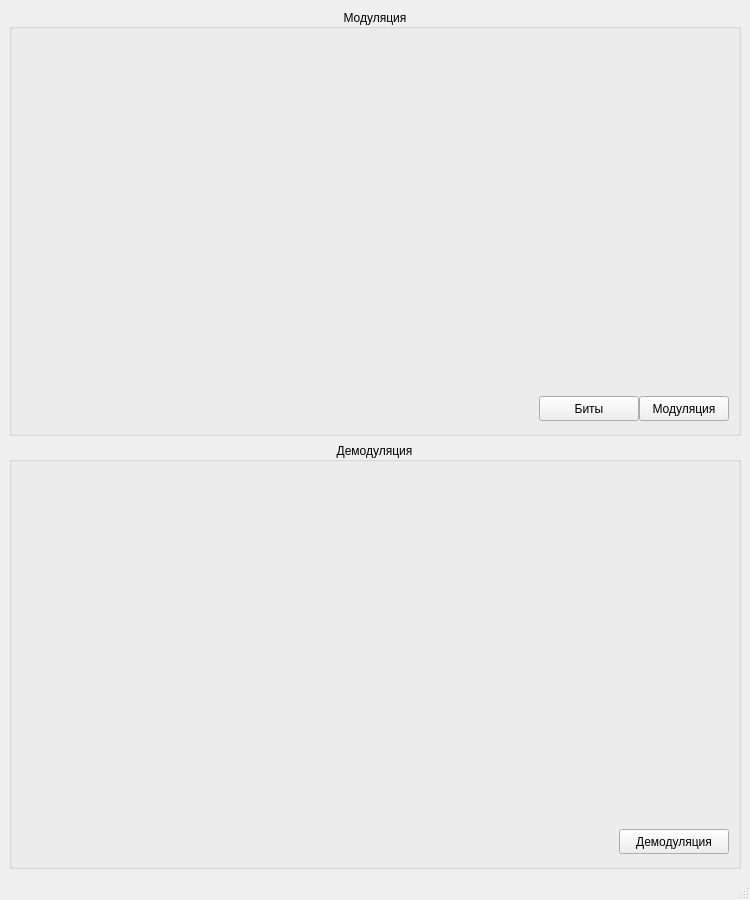
<?xml version="1.0" encoding="UTF-8"?>
<ui version="4.0">
 <class>MainWindow</class>
 <widget class="QMainWindow" name="MainWindow">
  <property name="geometry">
   <rect>
    <x>0</x>
    <y>0</y>
    <width>750</width>
    <height>900</height>
   </rect>
  </property>
  <property name="minimumSize">
   <size>
    <width>750</width>
    <height>900</height>
   </size>
  </property>
  <property name="windowTitle">
   <string>Квадратурная модуляция (QPSK)</string>
  </property>
  <widget class="QWidget" name="centralwidget">
   <layout class="QVBoxLayout" name="verticalLayout_15">
    <item>
     <layout class="QGridLayout" name="gridLayout">
      <item row="0" column="0">
       <widget class="QGroupBox" name="groupBox">
        <property name="title">
         <string>Модуляция</string>
        </property>
        <property name="alignment">
         <set>Qt::AlignCenter</set>
        </property>
        <property name="flat">
         <bool>false</bool>
        </property>
        <layout class="QVBoxLayout" name="verticalLayout_2">
         <item>
          <layout class="QVBoxLayout" name="verticalLayout">
           <property name="spacing">
            <number>0</number>
           </property>
           <item>
            <widget class="QCustomPlot" name="inputModSignal" native="true">
             <property name="sizePolicy">
              <sizepolicy hsizetype="Preferred" vsizetype="Fixed">
               <horstretch>0</horstretch>
               <verstretch>0</verstretch>
              </sizepolicy>
             </property>
             <property name="minimumSize">
              <size>
               <width>0</width>
               <height>80</height>
              </size>
             </property>
            </widget>
           </item>
          </layout>
         </item>
         <item>
          <layout class="QGridLayout" name="gridLayout_2">
           <property name="spacing">
            <number>0</number>
           </property>
           <item row="0" column="1">
            <layout class="QVBoxLayout" name="verticalLayout_8">
             <property name="spacing">
              <number>0</number>
             </property>
             <item>
              <widget class="QCustomPlot" name="generalSignal" native="true">
               <property name="sizePolicy">
                <sizepolicy hsizetype="Preferred" vsizetype="Fixed">
                 <horstretch>0</horstretch>
                 <verstretch>0</verstretch>
                </sizepolicy>
               </property>
               <property name="minimumSize">
                <size>
                 <width>0</width>
                 <height>80</height>
                </size>
               </property>
              </widget>
             </item>
            </layout>
           </item>
           <item row="1" column="1">
            <layout class="QVBoxLayout" name="verticalLayout_9">
             <property name="spacing">
              <number>0</number>
             </property>
             <item>
              <widget class="QCustomPlot" name="qpskSpectrum" native="true">
               <property name="sizePolicy">
                <sizepolicy hsizetype="Preferred" vsizetype="Fixed">
                 <horstretch>0</horstretch>
                 <verstretch>0</verstretch>
                </sizepolicy>
               </property>
               <property name="minimumSize">
                <size>
                 <width>0</width>
                 <height>80</height>
                </size>
               </property>
              </widget>
             </item>
            </layout>
           </item>
           <item row="1" column="0">
            <layout class="QVBoxLayout" name="verticalLayout_7">
             <property name="spacing">
              <number>0</number>
             </property>
             <item>
              <widget class="QCustomPlot" name="qpskQComp" native="true">
               <property name="sizePolicy">
                <sizepolicy hsizetype="Preferred" vsizetype="Fixed">
                 <horstretch>0</horstretch>
                 <verstretch>0</verstretch>
                </sizepolicy>
               </property>
               <property name="minimumSize">
                <size>
                 <width>0</width>
                 <height>80</height>
                </size>
               </property>
              </widget>
             </item>
            </layout>
           </item>
           <item row="0" column="0">
            <layout class="QVBoxLayout" name="verticalLayout_10">
             <property name="spacing">
              <number>0</number>
             </property>
             <item>
              <widget class="QCustomPlot" name="qpskIComp" native="true">
               <property name="sizePolicy">
                <sizepolicy hsizetype="Preferred" vsizetype="Fixed">
                 <horstretch>0</horstretch>
                 <verstretch>0</verstretch>
                </sizepolicy>
               </property>
               <property name="minimumSize">
                <size>
                 <width>0</width>
                 <height>80</height>
                </size>
               </property>
              </widget>
             </item>
            </layout>
           </item>
          </layout>
         </item>
         <item>
          <layout class="QVBoxLayout" name="verticalLayout_4">
           <property name="spacing">
            <number>0</number>
           </property>
           <item>
            <widget class="QCustomPlot" name="outputModSignal" native="true">
             <property name="sizePolicy">
              <sizepolicy hsizetype="Preferred" vsizetype="Fixed">
               <horstretch>0</horstretch>
               <verstretch>0</verstretch>
              </sizepolicy>
             </property>
             <property name="minimumSize">
              <size>
               <width>0</width>
               <height>100</height>
              </size>
             </property>
            </widget>
           </item>
          </layout>
         </item>
         <item>
          <layout class="QHBoxLayout" name="horizontalLayout_3">
           <property name="spacing">
            <number>0</number>
           </property>
           <item>
            <spacer name="horizontalSpacer">
             <property name="orientation">
              <enum>Qt::Horizontal</enum>
             </property>
             <property name="sizeHint" stdset="0">
              <size>
               <width>40</width>
               <height>10</height>
              </size>
             </property>
            </spacer>
           </item>
           <item>
            <widget class="QPushButton" name="getInputBitsButton">
             <property name="sizePolicy">
              <sizepolicy hsizetype="Expanding" vsizetype="Fixed">
               <horstretch>0</horstretch>
               <verstretch>0</verstretch>
              </sizepolicy>
             </property>
             <property name="minimumSize">
              <size>
               <width>100</width>
               <height>25</height>
              </size>
             </property>
             <property name="maximumSize">
              <size>
               <width>100</width>
               <height>25</height>
              </size>
             </property>
             <property name="text">
              <string>Биты</string>
             </property>
            </widget>
           </item>
           <item>
            <widget class="QPushButton" name="doModulationButton">
             <property name="minimumSize">
              <size>
               <width>90</width>
               <height>25</height>
              </size>
             </property>
             <property name="maximumSize">
              <size>
               <width>90</width>
               <height>25</height>
              </size>
             </property>
             <property name="text">
              <string>Модуляция</string>
             </property>
            </widget>
           </item>
          </layout>
         </item>
        </layout>
       </widget>
      </item>
      <item row="1" column="0">
       <widget class="QGroupBox" name="groupBox_2">
        <property name="title">
         <string>Демодуляция</string>
        </property>
        <property name="alignment">
         <set>Qt::AlignCenter</set>
        </property>
        <layout class="QVBoxLayout" name="verticalLayout_3">
         <item>
          <layout class="QVBoxLayout" name="verticalLayout_5">
           <property name="spacing">
            <number>0</number>
           </property>
           <item>
            <widget class="QCustomPlot" name="inputDemodSignal" native="true">
             <property name="sizePolicy">
              <sizepolicy hsizetype="Preferred" vsizetype="Fixed">
               <horstretch>0</horstretch>
               <verstretch>0</verstretch>
              </sizepolicy>
             </property>
             <property name="minimumSize">
              <size>
               <width>0</width>
               <height>100</height>
              </size>
             </property>
            </widget>
           </item>
          </layout>
         </item>
         <item>
          <layout class="QGridLayout" name="gridLayout_3">
           <property name="spacing">
            <number>0</number>
           </property>
           <item row="0" column="1">
            <layout class="QVBoxLayout" name="verticalLayout_11">
             <property name="spacing">
              <number>0</number>
             </property>
             <item>
              <widget class="QCustomPlot" name="iBits" native="true">
               <property name="sizePolicy">
                <sizepolicy hsizetype="Preferred" vsizetype="Fixed">
                 <horstretch>0</horstretch>
                 <verstretch>0</verstretch>
                </sizepolicy>
               </property>
               <property name="minimumSize">
                <size>
                 <width>0</width>
                 <height>80</height>
                </size>
               </property>
              </widget>
             </item>
            </layout>
           </item>
           <item row="1" column="1">
            <layout class="QVBoxLayout" name="verticalLayout_12">
             <property name="spacing">
              <number>0</number>
             </property>
             <item>
              <widget class="QCustomPlot" name="qBits" native="true">
               <property name="sizePolicy">
                <sizepolicy hsizetype="Preferred" vsizetype="Fixed">
                 <horstretch>0</horstretch>
                 <verstretch>0</verstretch>
                </sizepolicy>
               </property>
               <property name="minimumSize">
                <size>
                 <width>0</width>
                 <height>80</height>
                </size>
               </property>
              </widget>
             </item>
            </layout>
           </item>
           <item row="1" column="0">
            <layout class="QVBoxLayout" name="verticalLayout_13">
             <property name="spacing">
              <number>0</number>
             </property>
             <item>
              <widget class="QCustomPlot" name="qpskQCompDemod" native="true">
               <property name="sizePolicy">
                <sizepolicy hsizetype="Preferred" vsizetype="Fixed">
                 <horstretch>0</horstretch>
                 <verstretch>0</verstretch>
                </sizepolicy>
               </property>
               <property name="minimumSize">
                <size>
                 <width>0</width>
                 <height>80</height>
                </size>
               </property>
              </widget>
             </item>
            </layout>
           </item>
           <item row="0" column="0">
            <layout class="QVBoxLayout" name="verticalLayout_14">
             <property name="spacing">
              <number>0</number>
             </property>
             <item>
              <widget class="QCustomPlot" name="qpskICompDemod" native="true">
               <property name="sizePolicy">
                <sizepolicy hsizetype="Preferred" vsizetype="Fixed">
                 <horstretch>0</horstretch>
                 <verstretch>0</verstretch>
                </sizepolicy>
               </property>
               <property name="minimumSize">
                <size>
                 <width>0</width>
                 <height>80</height>
                </size>
               </property>
              </widget>
             </item>
            </layout>
           </item>
          </layout>
         </item>
         <item>
          <layout class="QVBoxLayout" name="verticalLayout_6">
           <property name="spacing">
            <number>0</number>
           </property>
           <item>
            <widget class="QCustomPlot" name="outputDemodSignal" native="true">
             <property name="sizePolicy">
              <sizepolicy hsizetype="Preferred" vsizetype="Fixed">
               <horstretch>0</horstretch>
               <verstretch>0</verstretch>
              </sizepolicy>
             </property>
             <property name="minimumSize">
              <size>
               <width>0</width>
               <height>80</height>
              </size>
             </property>
            </widget>
           </item>
          </layout>
         </item>
         <item>
          <layout class="QHBoxLayout" name="horizontalLayout_4">
           <property name="spacing">
            <number>0</number>
           </property>
           <item>
            <spacer name="horizontalSpacer_2">
             <property name="orientation">
              <enum>Qt::Horizontal</enum>
             </property>
             <property name="sizeHint" stdset="0">
              <size>
               <width>40</width>
               <height>10</height>
              </size>
             </property>
            </spacer>
           </item>
           <item>
            <widget class="QPushButton" name="doDemodulationButton">
             <property name="minimumSize">
              <size>
               <width>110</width>
               <height>25</height>
              </size>
             </property>
             <property name="maximumSize">
              <size>
               <width>90</width>
               <height>25</height>
              </size>
             </property>
             <property name="text">
              <string>Демодуляция</string>
             </property>
            </widget>
           </item>
          </layout>
         </item>
        </layout>
       </widget>
      </item>
     </layout>
    </item>
   </layout>
  </widget>
  <widget class="QMenuBar" name="menubar">
   <property name="geometry">
    <rect>
     <x>0</x>
     <y>0</y>
     <width>750</width>
     <height>22</height>
    </rect>
   </property>
  </widget>
  <widget class="QStatusBar" name="statusbar"/>
 </widget>
 <customwidgets>
  <customwidget>
   <class>QCustomPlot</class>
   <extends>QWidget</extends>
   <header>qcustomplot.h</header>
   <container>1</container>
  </customwidget>
 </customwidgets>
 <resources/>
 <connections/>
</ui>
